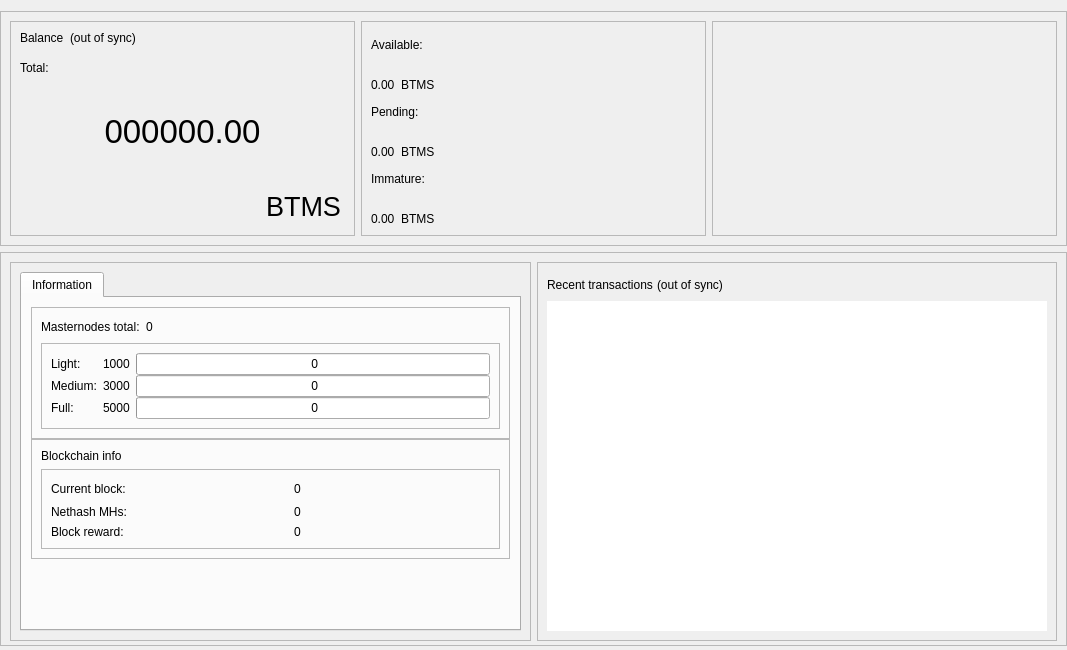
<?xml version="1.0" encoding="UTF-8"?>
<ui version="4.0">
 <class>OverviewPage</class>
 <widget class="QWidget" name="OverviewPage">
  <property name="geometry">
   <rect>
    <x>0</x>
    <y>0</y>
    <width>1067</width>
    <height>650</height>
   </rect>
  </property>
  <property name="minimumSize">
   <size>
    <width>960</width>
    <height>0</height>
   </size>
  </property>
  <property name="windowTitle">
   <string>Form</string>
  </property>
  <layout class="QVBoxLayout" name="topLayout">
   <property name="leftMargin">
    <number>0</number>
   </property>
   <property name="rightMargin">
    <number>0</number>
   </property>
   <property name="bottomMargin">
    <number>4</number>
   </property>
   <item>
    <layout class="QVBoxLayout" name="verticalLayout_main">
     <property name="sizeConstraint">
      <enum>QLayout::SetDefaultConstraint</enum>
     </property>
     <property name="leftMargin">
      <number>0</number>
     </property>
     <property name="rightMargin">
      <number>0</number>
     </property>
     <item>
      <widget class="QFrame" name="frame_blue">
       <property name="enabled">
        <bool>true</bool>
       </property>
       <property name="sizePolicy">
        <sizepolicy hsizetype="Preferred" vsizetype="Preferred">
         <horstretch>0</horstretch>
         <verstretch>0</verstretch>
        </sizepolicy>
       </property>
       <property name="minimumSize">
        <size>
         <width>1065</width>
         <height>220</height>
        </size>
       </property>
       <property name="maximumSize">
        <size>
         <width>16777215</width>
         <height>16777215</height>
        </size>
       </property>
       <property name="sizeIncrement">
        <size>
         <width>0</width>
         <height>0</height>
        </size>
       </property>
       <property name="baseSize">
        <size>
         <width>0</width>
         <height>500</height>
        </size>
       </property>
       <property name="frameShape">
        <enum>QFrame::StyledPanel</enum>
       </property>
       <property name="frameShadow">
        <enum>QFrame::Raised</enum>
       </property>
       <layout class="QHBoxLayout" name="horizontalLayout">
        <item>
         <widget class="QFrame" name="frame_blue_1">
          <property name="minimumSize">
           <size>
            <width>345</width>
            <height>200</height>
           </size>
          </property>
          <property name="maximumSize">
           <size>
            <width>16777215</width>
            <height>16777215</height>
           </size>
          </property>
          <property name="frameShape">
           <enum>QFrame::StyledPanel</enum>
          </property>
          <property name="frameShadow">
           <enum>QFrame::Raised</enum>
          </property>
          <layout class="QHBoxLayout" name="horizontalLayout_2">
           <item>
            <layout class="QVBoxLayout" name="verticalLayout">
             <item>
              <layout class="QHBoxLayout" name="horizontalLayout_3">
               <property name="spacing">
                <number>6</number>
               </property>
               <property name="sizeConstraint">
                <enum>QLayout::SetFixedSize</enum>
               </property>
               <item>
                <widget class="QLabel" name="label_5">
                 <property name="minimumSize">
                  <size>
                   <width>0</width>
                   <height>24</height>
                  </size>
                 </property>
                 <property name="maximumSize">
                  <size>
                   <width>16777215</width>
                   <height>24</height>
                  </size>
                 </property>
                 <property name="text">
                  <string>Balance</string>
                 </property>
                 <property name="alignment">
                  <set>Qt::AlignLeading|Qt::AlignLeft|Qt::AlignTop</set>
                 </property>
                </widget>
               </item>
               <item>
                <widget class="QLabel" name="labelWalletStatus">
                 <property name="minimumSize">
                  <size>
                   <width>0</width>
                   <height>24</height>
                  </size>
                 </property>
                 <property name="maximumSize">
                  <size>
                   <width>16777215</width>
                   <height>24</height>
                  </size>
                 </property>
                 <property name="text">
                  <string>(out of sync)</string>
                 </property>
                 <property name="alignment">
                  <set>Qt::AlignLeading|Qt::AlignLeft|Qt::AlignTop</set>
                 </property>
                </widget>
               </item>
               <item>
                <spacer name="horizontalSpacer">
                 <property name="orientation">
                  <enum>Qt::Horizontal</enum>
                 </property>
                 <property name="sizeHint" stdset="0">
                  <size>
                   <width>40</width>
                   <height>20</height>
                  </size>
                 </property>
                </spacer>
               </item>
              </layout>
             </item>
             <item>
              <widget class="QLabel" name="labelTotalText">
               <property name="maximumSize">
                <size>
                 <width>16777215</width>
                 <height>15</height>
                </size>
               </property>
               <property name="text">
                <string>Total:</string>
               </property>
              </widget>
             </item>
             <item>
              <widget class="QLabel" name="labelTotal">
               <property name="sizePolicy">
                <sizepolicy hsizetype="Preferred" vsizetype="Preferred">
                 <horstretch>0</horstretch>
                 <verstretch>0</verstretch>
                </sizepolicy>
               </property>
               <property name="minimumSize">
                <size>
                 <width>0</width>
                 <height>100</height>
                </size>
               </property>
               <property name="maximumSize">
                <size>
                 <width>16777215</width>
                 <height>100</height>
                </size>
               </property>
               <property name="font">
                <font>
                 <pointsize>25</pointsize>
                 <weight>50</weight>
                 <bold>false</bold>
                </font>
               </property>
               <property name="mouseTracking">
                <bool>false</bool>
               </property>
               <property name="text">
                <string>000000.00</string>
               </property>
               <property name="alignment">
                <set>Qt::AlignCenter</set>
               </property>
              </widget>
             </item>
             <item>
              <layout class="QHBoxLayout" name="horizontalLayout_11">
               <item>
                <spacer name="horizontalSpacer_8">
                 <property name="orientation">
                  <enum>Qt::Horizontal</enum>
                 </property>
                 <property name="sizeHint" stdset="0">
                  <size>
                   <width>40</width>
                   <height>20</height>
                  </size>
                 </property>
                </spacer>
               </item>
               <item>
                <widget class="QPushButton" name="blabel_BitmosCoin">
                 <property name="font">
                  <font>
                   <pointsize>20</pointsize>
                   <italic>false</italic>
                   <kerning>true</kerning>
                  </font>
                 </property>
                 <property name="cursor">
                  <cursorShape>PointingHandCursor</cursorShape>
                 </property>
                 <property name="text">
                  <string>BTMS</string>
                 </property>
                 <property name="flat">
                  <bool>true</bool>
                 </property>
                </widget>
               </item>
              </layout>
             </item>
            </layout>
           </item>
          </layout>
         </widget>
        </item>
        <item>
         <widget class="QFrame" name="frame_blue_2">
          <property name="minimumSize">
           <size>
            <width>345</width>
            <height>200</height>
           </size>
          </property>
          <property name="maximumSize">
           <size>
            <width>16777215</width>
            <height>16777215</height>
           </size>
          </property>
          <property name="frameShape">
           <enum>QFrame::StyledPanel</enum>
          </property>
          <property name="frameShadow">
           <enum>QFrame::Raised</enum>
          </property>
          <layout class="QVBoxLayout" name="verticalLayout_3">
           <item>
            <layout class="QVBoxLayout" name="verticalLayout_2">
             <item>
              <widget class="QLabel" name="labelBalanceText">
               <property name="text">
                <string>Available:</string>
               </property>
              </widget>
             </item>
             <item>
              <layout class="QHBoxLayout" name="horizontalLayout_4">
               <item>
                <widget class="QLabel" name="labelBalance">
                 <property name="text">
                  <string>0.00</string>
                 </property>
                 <property name="alignment">
                  <set>Qt::AlignBottom|Qt::AlignLeading|Qt::AlignLeft</set>
                 </property>
                </widget>
               </item>
               <item>
                <widget class="QLabel" name="label_BitmosCoin2">
                 <property name="text">
                  <string>BTMS</string>
                 </property>
                 <property name="alignment">
                  <set>Qt::AlignBottom|Qt::AlignLeading|Qt::AlignLeft</set>
                 </property>
                </widget>
               </item>
               <item>
                <spacer name="horizontalSpacer_3">
                 <property name="orientation">
                  <enum>Qt::Horizontal</enum>
                 </property>
                 <property name="sizeHint" stdset="0">
                  <size>
                   <width>40</width>
                   <height>20</height>
                  </size>
                 </property>
                </spacer>
               </item>
              </layout>
             </item>
             <item>
              <widget class="QLabel" name="labelPendingText">
               <property name="text">
                <string>Pending:</string>
               </property>
              </widget>
             </item>
             <item>
              <layout class="QHBoxLayout" name="horizontalLayout_5">
               <item>
                <widget class="QLabel" name="labelUnconfirmed">
                 <property name="text">
                  <string>0.00</string>
                 </property>
                 <property name="alignment">
                  <set>Qt::AlignBottom|Qt::AlignLeading|Qt::AlignLeft</set>
                 </property>
                </widget>
               </item>
               <item>
                <widget class="QLabel" name="label_BitmosCoin3">
                 <property name="text">
                  <string>BTMS</string>
                 </property>
                 <property name="alignment">
                  <set>Qt::AlignBottom|Qt::AlignLeading|Qt::AlignLeft</set>
                 </property>
                </widget>
               </item>
               <item>
                <spacer name="horizontalSpacer_4">
                 <property name="orientation">
                  <enum>Qt::Horizontal</enum>
                 </property>
                 <property name="sizeHint" stdset="0">
                  <size>
                   <width>40</width>
                   <height>20</height>
                  </size>
                 </property>
                </spacer>
               </item>
              </layout>
             </item>
             <item>
              <widget class="QLabel" name="labelImmatureText">
               <property name="text">
                <string>Immature:</string>
               </property>
              </widget>
             </item>
             <item>
              <layout class="QHBoxLayout" name="horizontalLayout_6">
               <item>
                <widget class="QLabel" name="labelImmature">
                 <property name="text">
                  <string>0.00</string>
                 </property>
                 <property name="alignment">
                  <set>Qt::AlignBottom|Qt::AlignLeading|Qt::AlignLeft</set>
                 </property>
                </widget>
               </item>
               <item>
                <widget class="QLabel" name="label_BitmosCoin4">
                 <property name="text">
                  <string>BTMS</string>
                 </property>
                 <property name="alignment">
                  <set>Qt::AlignBottom|Qt::AlignLeading|Qt::AlignLeft</set>
                 </property>
                </widget>
               </item>
               <item>
                <spacer name="horizontalSpacer_5">
                 <property name="orientation">
                  <enum>Qt::Horizontal</enum>
                 </property>
                 <property name="sizeHint" stdset="0">
                  <size>
                   <width>40</width>
                   <height>20</height>
                  </size>
                 </property>
                </spacer>
               </item>
              </layout>
             </item>
            </layout>
           </item>
          </layout>
         </widget>
        </item>
        <item>
         <spacer name="horizontalSpacer_9">
          <property name="orientation">
           <enum>Qt::Horizontal</enum>
          </property>
          <property name="sizeHint" stdset="0">
           <size>
            <width>40</width>
            <height>20</height>
           </size>
          </property>
         </spacer>
        </item>
        <item>
         <widget class="QFrame" name="frame_blue_3">
          <property name="minimumSize">
           <size>
            <width>345</width>
            <height>200</height>
           </size>
          </property>
          <property name="maximumSize">
           <size>
            <width>16777215</width>
            <height>16777215</height>
           </size>
          </property>
          <property name="frameShape">
           <enum>QFrame::StyledPanel</enum>
          </property>
          <property name="frameShadow">
           <enum>QFrame::Raised</enum>
          </property>
          <layout class="QVBoxLayout" name="verticalLayout_5">
           <item>
            <layout class="QVBoxLayout" name="verticalLayout_4"/>
           </item>
          </layout>
         </widget>
        </item>
       </layout>
      </widget>
     </item>
     <item>
      <widget class="QFrame" name="frame_bottom">
       <property name="minimumSize">
        <size>
         <width>0</width>
         <height>100</height>
        </size>
       </property>
       <property name="maximumSize">
        <size>
         <width>16777215</width>
         <height>16777215</height>
        </size>
       </property>
       <property name="frameShape">
        <enum>QFrame::StyledPanel</enum>
       </property>
       <property name="frameShadow">
        <enum>QFrame::Raised</enum>
       </property>
       <layout class="QHBoxLayout" name="horizontalLayout_7">
        <property name="bottomMargin">
         <number>4</number>
        </property>
        <item>
         <widget class="QFrame" name="frame_bottom_1">
          <property name="minimumSize">
           <size>
            <width>355</width>
            <height>100</height>
           </size>
          </property>
          <property name="maximumSize">
           <size>
            <width>16777215</width>
            <height>16777215</height>
           </size>
          </property>
          <property name="frameShape">
           <enum>QFrame::StyledPanel</enum>
          </property>
          <property name="frameShadow">
           <enum>QFrame::Raised</enum>
          </property>
          <layout class="QVBoxLayout" name="verticalLayout_9">
           <property name="bottomMargin">
            <number>9</number>
           </property>
           <item>
            <layout class="QVBoxLayout" name="verticalLayout_7">
             <item>
              <widget class="QTabWidget" name="AdditionalFeatures">
               <property name="currentIndex">
                <number>1</number>
               </property>
               <property name="tabBarAutoHide">
                <bool>false</bool>
               </property>
               <widget class="QWidget" name="TabInformation">
                <attribute name="title">
                 <string>Information</string>
                </attribute>
                <layout class="QVBoxLayout" name="verticalLayout_13">
                 <item>
                  <layout class="QVBoxLayout" name="verticalLayout_11">
                   <property name="spacing">
                    <number>0</number>
                   </property>
                   <item>
                    <layout class="QVBoxLayout" name="verticalLayout_16"/>
                   </item>
                   <item>
                    <widget class="QFrame" name="frameMnInfo">
                     <property name="minimumSize">
                      <size>
                       <width>0</width>
                       <height>100</height>
                      </size>
                     </property>
                     <property name="frameShape">
                      <enum>QFrame::StyledPanel</enum>
                     </property>
                     <property name="frameShadow">
                      <enum>QFrame::Raised</enum>
                     </property>
                     <layout class="QVBoxLayout" name="verticalLayout_17">
                      <item>
                       <layout class="QHBoxLayout" name="horizontalLayout_9">
                        <item>
                         <widget class="QLabel" name="labelMnTotal">
                          <property name="minimumSize">
                           <size>
                            <width>0</width>
                            <height>0</height>
                           </size>
                          </property>
                          <property name="maximumSize">
                           <size>
                            <width>16777215</width>
                            <height>16777215</height>
                           </size>
                          </property>
                          <property name="text">
                           <string>Masternodes total:</string>
                          </property>
                         </widget>
                        </item>
                        <item>
                         <widget class="QLabel" name="labelMnTotal_Value">
                          <property name="text">
                           <string>0</string>
                          </property>
                         </widget>
                        </item>
                        <item>
                         <spacer name="horizontalSpacer_7">
                          <property name="orientation">
                           <enum>Qt::Horizontal</enum>
                          </property>
                          <property name="sizeHint" stdset="0">
                           <size>
                            <width>40</width>
                            <height>20</height>
                           </size>
                          </property>
                         </spacer>
                        </item>
                       </layout>
                      </item>
                      <item>
                       <widget class="QFrame" name="frameMnInfoLevels">
                        <property name="minimumSize">
                         <size>
                          <width>0</width>
                          <height>80</height>
                         </size>
                        </property>
                        <property name="frameShape">
                         <enum>QFrame::StyledPanel</enum>
                        </property>
                        <property name="frameShadow">
                         <enum>QFrame::Raised</enum>
                        </property>
                        <layout class="QGridLayout" name="gridLayout_2">
                         <property name="horizontalSpacing">
                          <number>6</number>
                         </property>
                         <property name="verticalSpacing">
                          <number>0</number>
                         </property>
                         <item row="0" column="2">
                          <widget class="QProgressBar" name="graphMN1">
                           <property name="minimumSize">
                            <size>
                             <width>0</width>
                             <height>20</height>
                            </size>
                           </property>
                           <property name="maximumSize">
                            <size>
                             <width>16777215</width>
                             <height>16777215</height>
                            </size>
                           </property>
                           <property name="value">
                            <number>0</number>
                           </property>
                           <property name="format">
                            <string> %v</string>
                           </property>
                          </widget>
                         </item>
                         <item row="1" column="2">
                          <widget class="QProgressBar" name="graphMN2">
                           <property name="minimumSize">
                            <size>
                             <width>0</width>
                             <height>20</height>
                            </size>
                           </property>
                           <property name="maximumSize">
                            <size>
                             <width>16777215</width>
                             <height>16777215</height>
                            </size>
                           </property>
                           <property name="value">
                            <number>0</number>
                           </property>
                           <property name="format">
                            <string> %v</string>
                           </property>
                          </widget>
                         </item>
                         <item row="3" column="2">
                          <widget class="QProgressBar" name="graphMN3">
                           <property name="minimumSize">
                            <size>
                             <width>0</width>
                             <height>20</height>
                            </size>
                           </property>
                           <property name="maximumSize">
                            <size>
                             <width>16777215</width>
                             <height>16777215</height>
                            </size>
                           </property>
                           <property name="value">
                            <number>0</number>
                           </property>
                           <property name="format">
                            <string> %v</string>
                           </property>
                          </widget>
                         </item>
                         <item row="1" column="0">
                          <widget class="QLabel" name="label_2">
                           <property name="minimumSize">
                            <size>
                             <width>0</width>
                             <height>0</height>
                            </size>
                           </property>
                           <property name="maximumSize">
                            <size>
                             <width>16777215</width>
                             <height>16777215</height>
                            </size>
                           </property>
                           <property name="text">
                            <string>Medium:</string>
                           </property>
                          </widget>
                         </item>
                         <item row="3" column="0">
                          <widget class="QLabel" name="label_3">
                           <property name="minimumSize">
                            <size>
                             <width>0</width>
                             <height>0</height>
                            </size>
                           </property>
                           <property name="maximumSize">
                            <size>
                             <width>16777215</width>
                             <height>16777215</height>
                            </size>
                           </property>
                           <property name="text">
                            <string>Full:</string>
                           </property>
                          </widget>
                         </item>
                         <item row="0" column="0">
                          <widget class="QLabel" name="label">
                           <property name="minimumSize">
                            <size>
                             <width>0</width>
                             <height>0</height>
                            </size>
                           </property>
                           <property name="maximumSize">
                            <size>
                             <width>16777215</width>
                             <height>16777215</height>
                            </size>
                           </property>
                           <property name="text">
                            <string>Light:</string>
                           </property>
                          </widget>
                         </item>
                         <item row="0" column="1">
                          <widget class="QLabel" name="label_lcolat">
                           <property name="text">
                            <string>1000</string>
                           </property>
                          </widget>
                         </item>
                         <item row="1" column="1">
                          <widget class="QLabel" name="label_mcolat">
                           <property name="text">
                            <string>3000</string>
                           </property>
                          </widget>
                         </item>
                         <item row="3" column="1">
                          <widget class="QLabel" name="label_fcolat">
                           <property name="text">
                            <string>5000</string>
                           </property>
                          </widget>
                         </item>
                        </layout>
                       </widget>
                      </item>
                     </layout>
                    </widget>
                   </item>
                   <item>
                    <widget class="QFrame" name="frameBlockchainInfo">
                     <property name="minimumSize">
                      <size>
                       <width>0</width>
                       <height>100</height>
                      </size>
                     </property>
                     <property name="frameShape">
                      <enum>QFrame::StyledPanel</enum>
                     </property>
                     <property name="frameShadow">
                      <enum>QFrame::Raised</enum>
                     </property>
                     <layout class="QVBoxLayout" name="verticalLayout_18">
                      <item>
                       <widget class="QLabel" name="label_blockchaininfo">
                        <property name="text">
                         <string>Blockchain info</string>
                        </property>
                       </widget>
                      </item>
                      <item>
                       <widget class="QFrame" name="frameBlockchainInfoData">
                        <property name="minimumSize">
                         <size>
                          <width>0</width>
                          <height>0</height>
                         </size>
                        </property>
                        <property name="frameShape">
                         <enum>QFrame::StyledPanel</enum>
                        </property>
                        <property name="frameShadow">
                         <enum>QFrame::Raised</enum>
                        </property>
                        <layout class="QGridLayout" name="gridLayout_3">
                         <property name="verticalSpacing">
                          <number>6</number>
                         </property>
                         <item row="0" column="2">
                          <widget class="QLabel" name="label_CurrentBlock_value">
                           <property name="text">
                            <string>0</string>
                           </property>
                          </widget>
                         </item>
                         <item row="0" column="0">
                          <widget class="QLabel" name="label_CurrentBlock">
                           <property name="minimumSize">
                            <size>
                             <width>0</width>
                             <height>0</height>
                            </size>
                           </property>
                           <property name="maximumSize">
                            <size>
                             <width>16777215</width>
                             <height>16777215</height>
                            </size>
                           </property>
                           <property name="text">
                            <string>Current block:</string>
                           </property>
                          </widget>
                         </item>
                         <item row="1" column="2">
                          <widget class="QLabel" name="label_Nethash_value">
                           <property name="text">
                            <string>0</string>
                           </property>
                          </widget>
                         </item>
                         <item row="2" column="0">
                          <widget class="QLabel" name="label_CurrentBlockReward">
                           <property name="text">
                            <string>Block reward:</string>
                           </property>
                          </widget>
                         </item>
                         <item row="1" column="0">
                          <widget class="QLabel" name="label_Nethash">
                           <property name="text">
                            <string>Nethash MHs:</string>
                           </property>
                          </widget>
                         </item>
                         <item row="2" column="2">
                          <widget class="QLabel" name="label_CurrentBlockReward_value">
                           <property name="text">
                            <string>0</string>
                           </property>
                          </widget>
                         </item>
                         <item row="0" column="1">
                          <spacer name="horizontalSpacer_6">
                           <property name="orientation">
                            <enum>Qt::Horizontal</enum>
                           </property>
                           <property name="sizeType">
                            <enum>QSizePolicy::Fixed</enum>
                           </property>
                           <property name="sizeHint" stdset="0">
                            <size>
                             <width>40</width>
                             <height>20</height>
                            </size>
                           </property>
                          </spacer>
                         </item>
                        </layout>
                       </widget>
                      </item>
                     </layout>
                    </widget>
                   </item>
                   <item>
                    <spacer name="verticalSpacer_2">
                     <property name="orientation">
                      <enum>Qt::Vertical</enum>
                     </property>
                     <property name="sizeHint" stdset="0">
                      <size>
                       <width>20</width>
                       <height>10</height>
                      </size>
                     </property>
                    </spacer>
                   </item>
                  </layout>
                 </item>
                </layout>
               </widget>
              </widget>
             </item>
            </layout>
           </item>
          </layout>
         </widget>
        </item>
        <item>
         <widget class="QFrame" name="frame_bottom_2">
          <property name="minimumSize">
           <size>
            <width>0</width>
            <height>100</height>
           </size>
          </property>
          <property name="maximumSize">
           <size>
            <width>16777215</width>
            <height>16777215</height>
           </size>
          </property>
          <property name="frameShape">
           <enum>QFrame::StyledPanel</enum>
          </property>
          <property name="frameShadow">
           <enum>QFrame::Raised</enum>
          </property>
          <layout class="QVBoxLayout" name="verticalLayout_10">
           <item>
            <layout class="QVBoxLayout" name="verticalLayout_8">
             <property name="spacing">
              <number>4</number>
             </property>
             <item>
              <layout class="QHBoxLayout" name="horizontalLayout_8">
               <item>
                <widget class="QLabel" name="label_4">
                 <property name="minimumSize">
                  <size>
                   <width>0</width>
                   <height>25</height>
                  </size>
                 </property>
                 <property name="maximumSize">
                  <size>
                   <width>16777215</width>
                   <height>25</height>
                  </size>
                 </property>
                 <property name="text">
                  <string>Recent transactions</string>
                 </property>
                </widget>
               </item>
               <item>
                <widget class="QLabel" name="labelTransactionsStatus">
                 <property name="text">
                  <string>(out of sync)</string>
                 </property>
                </widget>
               </item>
               <item>
                <spacer name="horizontalSpacer_2">
                 <property name="orientation">
                  <enum>Qt::Horizontal</enum>
                 </property>
                 <property name="sizeHint" stdset="0">
                  <size>
                   <width>40</width>
                   <height>20</height>
                  </size>
                 </property>
                </spacer>
               </item>
              </layout>
             </item>
             <item>
              <widget class="QListView" name="listTransactions">
               <property name="sizePolicy">
                <sizepolicy hsizetype="Expanding" vsizetype="Expanding">
                 <horstretch>0</horstretch>
                 <verstretch>0</verstretch>
                </sizepolicy>
               </property>
               <property name="maximumSize">
                <size>
                 <width>16777215</width>
                 <height>600</height>
                </size>
               </property>
               <property name="styleSheet">
                <string notr="true"/>
               </property>
               <property name="frameShape">
                <enum>QFrame::NoFrame</enum>
               </property>
               <property name="verticalScrollBarPolicy">
                <enum>Qt::ScrollBarAlwaysOff</enum>
               </property>
               <property name="horizontalScrollBarPolicy">
                <enum>Qt::ScrollBarAlwaysOff</enum>
               </property>
               <property name="alternatingRowColors">
                <bool>true</bool>
               </property>
              </widget>
             </item>
            </layout>
           </item>
          </layout>
         </widget>
        </item>
       </layout>
      </widget>
     </item>
    </layout>
   </item>
  </layout>
 </widget>
 <resources/>
 <connections/>
</ui>
